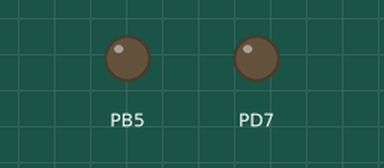
Bench run of a program on a simulated ATmega328P, built with avr-gcc and emulated at 1 MHz. Shown: output pins drawn as LEDs (lit = HIGH).

Above: at 1.2 s.
At 3.6 s:
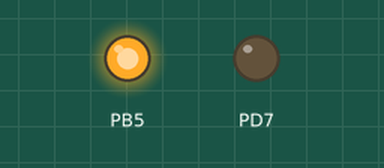
Timing chart, 0 to 6.4 s (numbered marks = the images above):
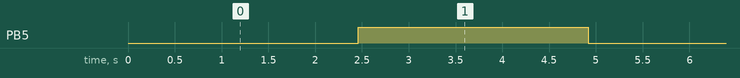

Measured:
- by itself, PB5: alternates HIGH for 2.5 s and LOW for 2.5 s

The program:

main.c
```c
#include "arch/atmega328p.h"

int main(void)
{
    init_all();

    for(;;)
    {
    }
}

/*
int main(void)
{
    struct Atmega328p* atm = CreateDevice();
    atm->Init();
    atm->SetupUART(UBRR);

#if 0
    for(;;)
	atm->Blink();
#endif

#if 1
    atm->Test_Screen1(atm); // write some bytes to some coords
#endif
#if 0
    for(;;)
    {
	PORTD ^= (1<< 7);
	atm->UART_Send('a');
	atm->UART_Send('b');
	atm->UART_Send('c');
	atm->UART_Send('d');
	atm->UART_Send('e');
    }
#endif
    return 0;
}
*/
```

atmega328p.c
```c
#include "atmega328p.h"
#include "../untils.h"

#include <avr/io.h>
#include <avr/interrupt.h>

#include "../ringbuffer.h"

T_RING_BUFFER(unsigned char, rb, 64);

static unsigned long test = 0;


// global screen buffer
static unsigned char screen[ATMEGA328P_SCREEN_H * ATMEGA328P_SCREEN_W] = {0};

static void clear_screen(void)
{

    unsigned long i;
    for(i=0; i < ATMEGA328P_SCREEN_H * ATMEGA328P_SCREEN_W; i++)
    {
	screen[i] = 'A';
    }
}

static void _put_pixl(unsigned int x, unsigned int y, unsigned char pix)
{
    screen[x * ATMEGA328P_SCREEN_H + y] = pix;
}


unsigned char uart_recv(unsigned int timeout)
{
    (void)timeout;
    while ( !(UCSR0A & (1<<RXC0 /* 7 */)) ) {/* check the status register for reading */}
    return UDR0;
}

void uart_send(unsigned char data)
{
     while ( !( UCSR0A & (1<<UDRE0/* 5 */)) )
     {
	 // check the status reg for 5 bit
     }
    UDR0 = data;
}

void blink(void)
{
    delay(0);
    PORTB|= 1 << 5;
}

void init_device(void) //init_gpio
{
    PORTB |= 0 << 5;
    DDRB  |= 1 << 5; //set PB5 for output
}

// setup uart
void setup_uart(unsigned int ubrr)
{
    UCSR0B = (0<<RXEN0)|(0<<TXEN0);

    // set hiher and lower
    UBRR0H = ubrr >> 8;
    UBRR0L = ubrr;

    UCSR0A = (1<<U2X0) | (0 << MPCM0) ; //ux20 1 for asynchronoys ops, write it 0 to synchro.
    UCSR0C =  (1 << UCSZ01) | (1 << UCSZ00);    // Set frame: 8data, 1 stop
    UCSR0B = (1<<RXEN0)|(1<<TXEN0)|(1 << RXCIE0);
    // make outpt
    DDRD |= (1 << 7);
}
// flush, kind of getchar() getchar()
void uart_flush(void)
{
    unsigned char unused = 0;
    while (!(UCSR0A & (1 << RXC0))) ;
    unused = UDR0;
}


static void set_timer(unsigned short t)
{
    TCCR1B |= (1<<WGM12)|(1<<CS12);
    OCR1A = t;
    TIMSK1 |= (1<<OCIE1A);

}

void setup_isr(void)
{
    // not yet, just hint
//    EICRA |= (1 << 0) | (1 << 1) | (1 << 2) | (1 << 3);
//    PCICR |= (1 << 0) | (1 << 1) | (1 << 2);
    //PCMSK0 |= (1 << PCINT0);     // mask the status
   // PCMSK2 |= (1 << PCINT17); //(1 << PCINT16) | (1 << PCINT17); // PCINT16
    // port b5 is PCINT5, when it blinks, maybe produce int
    //PCICR |= (1 << PCIE0);
   // PCIFR |= (1 << PCIF0) | (1 << PCIF1) | (1 << PCIF2);
//     UCSR0B |= (1 << RXEN0) | (1 << TXEN0) | (1 << RXCIE0);
    set_timer(9600);
}

void delay(unsigned int msec)
{
    (void)msec;
    unsigned long i;
    for(i=0; i < 100000UL; i++)
    {
	volatile long j = i;
	(void)j;
    }
}

////////////////////////////////////////////////////////////////////////

// 0x0028 USART_TXC USART Tx Complete

// notes
// ISR
//Name:
//EICRA
//Offset: 0x69
//Reset:
//0x00


static void   test_prog1(void)
{
    for(;;)
    {
	unsigned long i = 0;
	for(i=0; i < ATMEGA328P_SCREEN_H * ATMEGA328P_SCREEN_W; i++)
	{
	    PORTD ^= (1<< 7);
	    uart_send(screen[i]);
	    uart_flush();
	}
    }
}


static void test_prog2(void)
{

}

void init_all(void)
{
    init_device();
    setup_uart(UBRR);
    setup_isr();
    sei();
}

void loop(void)
{
    test_prog1();
}

/*********************************************************************/
ISR(USART_RX_vect)
{
    PORTB ^= 1 << 5;
    rb_put_data(UDR0);
}


ISR(USART_TX_vect)
{
}

ISR(TIMER1_COMPA_vect)
{
    PORTB ^= (1 << 5);
}
```

atmega328p.h
```c
#pragma once
#include "defs.h"

typedef enum _AError
{
    A_UNKNOWN,
    A_OK
} AError;

extern void blink(void);
extern void init_all(void);
extern void loop(void);

// TODO:
// functions for
// set data directions
// set ports
```

defs.h
```c
#pragma once

#define F_CPU 1000000
#define BAUD 9600
#define UBRR ((F_CPU)/8) / BAUD-1

#define ATMEGA328P_SCREEN_W 32
#define ATMEGA328P_SCREEN_H 32
```

ringbuffer.h
```c
#define T_RING_BUFFER(T, N, S) 			 	\
    static T N##arr[(S)] = {0}; 		 	\
    static unsigned short N##_m_size  = (S);	 	\
    static unsigned short N##_rhead = 0; 	 	\
    static unsigned short N##_whead =0;  	 	\
    static void N##_init(void) 			 	\
    {						 	\
    }						 	\
    static void N##_get_data(T* ret)		 	\
    {						 	\
	if (N##_rhead <= N##_whead)		 	\
	    *ret = N##arr[N##_rhead++ & (S) -1];	\
	else						\
	     *ret = N##arr[N##_rhead & (S) - 1];	\
    }						 	\
    static void N##_put_data(T data)		 	\
    {						 	\
	if (N##_rhead < N##_whead)		 	\
            N##arr[N##_whead++ & S-1] = data;	 	\
    }							\
```

untils.c
```c
#include "untils.h"

unsigned char reverse_byte(unsigned char val)
{
    return ((val << 6) & 192) |((val >> 6) & 3) |
            ((val << 4) & 48) | ((val >> 4) & 12);
}
```

untils.h
```c
#pragma once

extern unsigned char reverse_byte(unsigned char);

extern void delay(unsigned int);

extern void uart_send(unsigned char);

extern unsigned char uart_recv(unsigned int);

extern void init_device(void);

extern void setup_uart(unsigned int);

extern void uart_flush(void);

extern void setup_isr(void);

extern void setup_timers(void);
```
